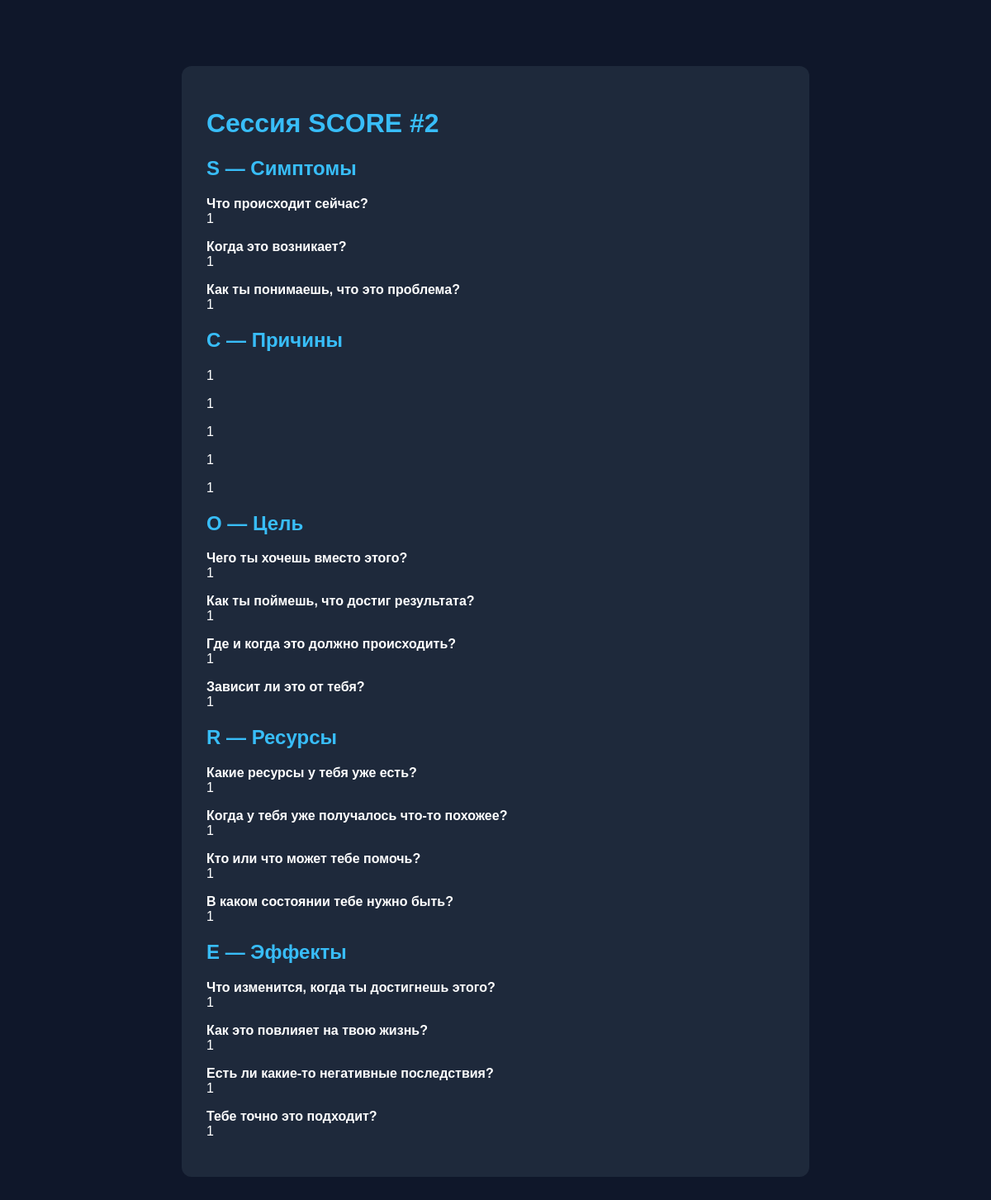
The page /report/2/ on the database its author committed.
### core/models.py (models this page shows, shortened)
class Session(models.Model):
    created_at = models.DateTimeField(auto_now_add=True)

class Answer(models.Model):
    session = models.ForeignKey(Session, on_delete=models.CASCADE)
    step = models.CharField(max_length=1)  # S, C, O, R, E
    question = models.TextField()
    answer = models.TextField()
    order = models.IntegerField(default=0)

### core/views.py (the view)
# urls.py: path('report/<int:session_id>/', views.report),
def report(request, session_id):
    session = Session.objects.get(id=session_id)
    answers = Answer.objects.filter(session=session).order_by("step", "order")
    data = defaultdict(list)
    for ans in answers:
        data[ans.step].append(ans)
    return render(request, "core/report.html", {
        "data": data,
        "session": session
    })

### core/templates/core/report.html
{% load static %}
<link rel="stylesheet" href="{% static 'core/style.css' %}">
<div class="container">
    <h1>Сессия SCORE #{{ session.id }}</h1>
    <h2>S — Симптомы</h2>
    {% for a in data.S %}
        <p><b>{{ a.question }}</b><br>{{ a.answer }}</p>
    {% endfor %}
    <h2>C — Причины</h2>
    {% for a in data.C %}
        <p>{{ a.answer }}</p>
    {% endfor %}
    <h2>O — Цель</h2>
    {% for a in data.O %}
        <p><b>{{ a.question }}</b><br>{{ a.answer }}</p>
    {% endfor %}
    <h2>R — Ресурсы</h2>
    {% for a in data.R %}
        <p><b>{{ a.question }}</b><br>{{ a.answer }}</p>
    {% endfor %}
    <h2>E — Эффекты</h2>
    {% for a in data.E %}
        <p><b>{{ a.question }}</b><br>{{ a.answer }}</p>
    {% endfor %}
</div>

### core/static/core/style.css (style rules this page uses)
.container { max-width: 700px; margin: 80px auto; padding: 30px; background: #1e293b; border-radius: 12px; }
h1, h2 { color: #38bdf8; }

### rows shown on the page
Session: id "2"
Answer: question "Что происходит сейчас?", answer "1"
Answer: question "Когда это возникает?", answer "1"
Answer: question "Как ты понимаешь, что это проблема?", answer "1"
Answer: answer "1"
Answer: answer "1"
Answer: answer "1"
Answer: answer "1"
Answer: answer "1"
Answer: question "Чего ты хочешь вместо этого?", answer "1"
Answer: question "Как ты поймешь, что достиг результата?", answer "1"
Answer: question "Где и когда это должно происходить?", answer "1"
Answer: question "Зависит ли это от тебя?", answer "1"
Answer: question "Какие ресурсы у тебя уже есть?", answer "1"
Answer: question "Когда у тебя уже получалось что-то похожее?", answer "1"
Answer: question "Кто или что может тебе помочь?", answer "1"
Answer: question "В каком состоянии тебе нужно быть?", answer "1"
Answer: question "Что изменится, когда ты достигнешь этого?", answer "1"
Answer: question "Как это повлияет на твою жизнь?", answer "1"
Answer: question "Есть ли какие-то негативные последствия?", answer "1"
Answer: question "Тебе точно это подходит?", answer "1"
